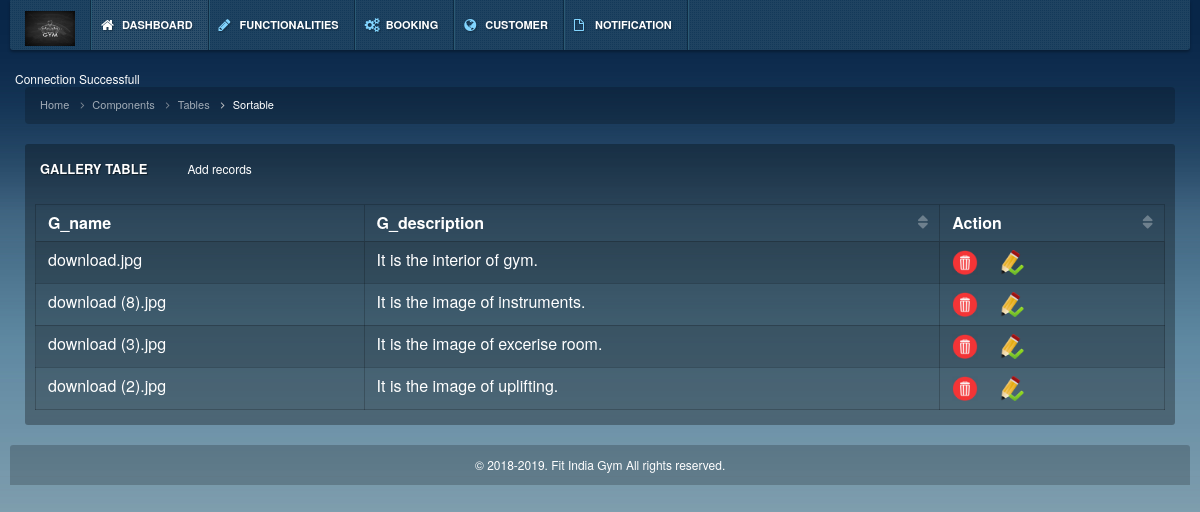
Screenshot of /admin/gallery_tbl.php with the database file from the repository.
### tables this page shows
CREATE TABLE `gallery` (
  `G_id` int(11) NOT NULL,
  `G_name` varchar(250) NOT NULL,
  `G_description` varchar(150) NOT NULL
);

### admin/gallery_tbl.php (the view, shortened to what this page needs)
<?php
include("header.php");
?>
<?php
	require_once('../config/connection.php')?>
<!DOCTYPE html>
<html lang="en">
<head>
    <link href="css/stylesheets.css" rel="stylesheet" type="text/css">
</head>
<body class="bg-img-num1">
    <div class="container">
        <div class="row">
            <div class="col-md-12">
                <ol class="breadcrumb">
                    <li><a href="#">Home</a></li>
                    <li><a href="#">Components</a></li>
                    <li><a href="#">Tables</a></li>
                    <li class="active">Sortable</li>
                </ol>
            </div>
        </div>
        <div class="row">
            <div class="col-md-12">
                <div class="block">
                    <div class="header">
                        <h2>Gallery Table</h2>
						<span> <a href="gallery_ins.php"> Add records </a> </span>
                    </div>
                    <div class="content">
                        <table cellpadding="0" cellspacing="0" width="100%" class="table table-bordered table-striped sortable_default">
                            <thead>
	<th> 	G_name </th>
	<th>    G_description </th>
	<th> Action	 </th>
                            </thead>
                            <tbody>
                                		<?php
												$sql="Select * from gallery";
												$result=mysqli_query($conn,$sql);
												while($row = mysqli_fetch_array($result))
												{
													echo "<tr>";
												echo "<td>" . $row['G_name'] . "</td>";
												echo "<td>" . $row['G_description'] . "</td>";
												echo "<td> <a href=\"delete_gal.php?id=$row[G_id]\"><img
												src=\"img/delete2.png\"   height='25'/> </a> &nbsp; &nbsp;
												<a href=\"gallery_ins.php?id=$row[G_id]\"><img
												src=\"img/edit1.png\"   height='25'/> </a></td>";
												echo "</tr>";
												}
												?>
                            </tbody>
                        </table>
                    </div>
                </div>
            </div>
        </div>
    </div>
</body>
</html>
<?php
include("footer.php");
?>

### admin/css/stylesheet.css (style rules this page uses)
html { height: 100%; min-height: 100%; }
body { background: url('../img/background/bg_num1.jpg') left top repeat-x #082648; font-family: 'Helvetica Neue', 'Helvetica', Arial, sans-serif; color: #FFF; height: 100%; min-height: 100%; font-size: 12px; }
a { color: #FFF; outline: 0 !important; }
.container { max-width: none !important; width: 100%; }
[class^='col-xs-'], [class^='col-sm-'], [class^='col-md-'], [class^='col-lg-'] { position: relative;min-height: 1px;padding-left: 10px;padding-right: 10px; }
.block .user .info .informer, .block .head h2, .block .header h2, .block .head-panel .hp-info { text-shadow: 1px 1px 1px rgba(0,0,0,0.5); }
.block > div:first-child { -moz-border-top-left-radius: 3px; -webkit-border-top-left-radius: 3px; border-top-left-radius: 3px; -moz-border-top-right-radius: 3px; -webkit-border-top-right-radius: 3px; border-top-right-radius: 3px; }
.block > div:last-child { -moz-border-bottom-left-radius: 3px; -webkit-border-bottom-left-radius: 3px; border-bottom-left-radius: 3px; -moz-border-bottom-right-radius: 3px; -webkit-border-bottom-right-radius: 3px; border-bottom-right-radius: 3px; }
.block { margin-bottom: 20px; float: left; width: 100%; position: relative; }
.block .header, .block .content, .block .footer, .block .toolbar, .block .header.header-default, .block .content.content-default, .block .toolbar.toolbar-default, .block .footer.footer-defaut { background: rgba(0,0,0,0.3); float: left; width: 100%; }
.block .header, .block .footer, .block .toolbar { padding: 10px; }
.block .header { padding: 10px 15px; }
.block .header h2, .block .head h2 { font-size: 13px; color: #FFF; padding: 0px; margin: 0px; display: block; float: left; text-transform: uppercase; font-weight: bold; }
.block .content { padding: 10px; }
.block .footer, .block .header, .block .toolbar, .block .head,.block .header h2, .block .head h2 { line-height: 30px; }
h2 { font-size: 23px; }
h1,h2,h3,h4,h5,h6 { margin-top: 0px; margin-bottom: 10px; }
.table { margin-bottom: 0px; }
.table thead>tr>th,.table thead>tr>th, .table tbody>tr>th, .table tfoot>tr>th, .table thead>tr>td, .table tbody>tr>td, .table tfoot>tr>td, .table-bordered, .table-bordered>thead>tr>th, .table-bordered>tbody>tr>th, .table-bordered>tfoot>tr>th, .table-bordered>thead>tr>td, .table-bordered>tbody>tr>td, .table-bordered>tfoot>tr>td { border-color: rgba(0,0,0,0.2); line-height: 20px; padding-left: 12px; padding-right: 12px; }
.table thead>tr>th { border-bottom: 0px; }
.table-striped>tbody>tr:nth-child(odd) { background: none; }
.table-striped>tbody>tr:nth-child(odd)>td, .table-striped>tbody>tr:nth-child(odd)>th { background: rgba(0,0,0,0.1); }
.breadcrumb { background: rgba(0,0,0,0.2); color: #FFF; padding: 10px 15px; font-size: 11px; }
.breadcrumb > li+li:before { content: "\f105"; font-family: 'FontAwesome'; padding: 0px 8px; }
.breadcrumb > li { color: #FFF; opacity: 0.6; filter: alpha(opacity=60); }
.breadcrumb > li.active { opacity: 1; filter: alpha(opacity=100); color: #FFF; }
.dataTable { float: left; border-bottom: 1px solid #DAE1E8; margin-bottom: 5px; }
.sorting_desc,.sorting_asc,.sorting { position: relative; cursor: pointer; }
.sorting:before,.sorting_desc:before,.sorting_asc:before { float: right; font-family: 'FontAwesome'; opacity: 0.9; filter: alpha(opacity=90); }
.sorting:before { content: "\f0dc"; opacity: 0.3; filter: alpha(opacity=30); }

### admin/css/backgrounds.css (style rules this page uses)
.bg-img-num1 { background: url('../img/background/bg_num1.jpg') left top repeat-x #082648; }

### rows the page displays
gallery: G_name "download.jpg", G_description "It is the interior of gym."
gallery: G_name "download (8).jpg", G_description "It is the image of instruments."
gallery: G_name "download (3).jpg", G_description "It is the image of excerise room."
gallery: G_name "download (2).jpg", G_description "It is the image of uplifting."
